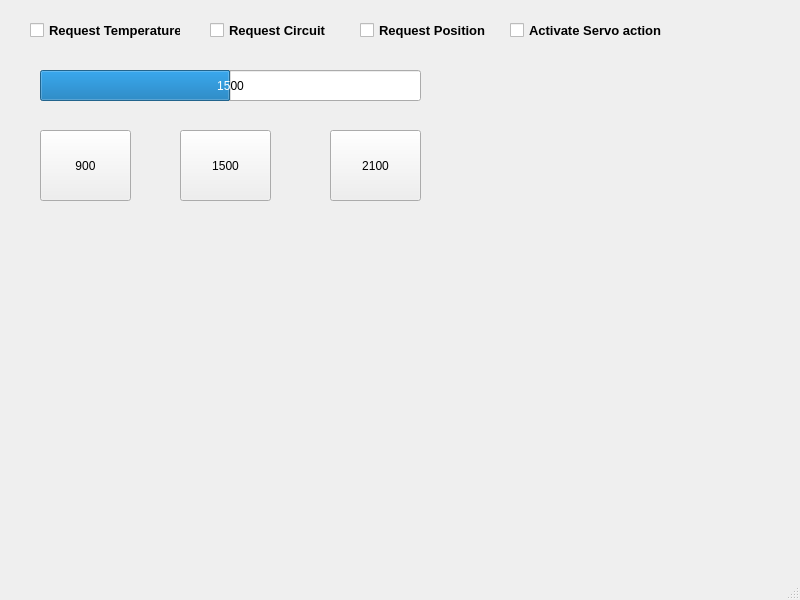
<?xml version="1.0" encoding="UTF-8"?>
<ui version="4.0">
 <class>MainWindow</class>
 <widget class="QMainWindow" name="MainWindow">
  <property name="geometry">
   <rect>
    <x>0</x>
    <y>0</y>
    <width>800</width>
    <height>600</height>
   </rect>
  </property>
  <property name="windowTitle">
   <string>MainWindow</string>
  </property>
  <widget class="QWidget" name="centralwidget">
   <widget class="QCheckBox" name="ckb_temp">
    <property name="geometry">
     <rect>
      <x>30</x>
      <y>20</y>
      <width>151</width>
      <height>21</height>
     </rect>
    </property>
    <property name="font">
     <font>
      <pointsize>10</pointsize>
      <bold>true</bold>
     </font>
    </property>
    <property name="text">
     <string>Request Temperature</string>
    </property>
   </widget>
   <widget class="QCheckBox" name="ckb_cir">
    <property name="geometry">
     <rect>
      <x>210</x>
      <y>20</y>
      <width>131</width>
      <height>21</height>
     </rect>
    </property>
    <property name="font">
     <font>
      <pointsize>10</pointsize>
      <bold>true</bold>
     </font>
    </property>
    <property name="text">
     <string>Request Circuit</string>
    </property>
   </widget>
   <widget class="QCheckBox" name="ckb_pos">
    <property name="geometry">
     <rect>
      <x>360</x>
      <y>20</y>
      <width>131</width>
      <height>21</height>
     </rect>
    </property>
    <property name="font">
     <font>
      <pointsize>10</pointsize>
      <bold>true</bold>
     </font>
    </property>
    <property name="text">
     <string>Request Position</string>
    </property>
   </widget>
   <widget class="QCheckBox" name="ckb_act">
    <property name="geometry">
     <rect>
      <x>510</x>
      <y>20</y>
      <width>161</width>
      <height>21</height>
     </rect>
    </property>
    <property name="font">
     <font>
      <pointsize>10</pointsize>
      <bold>true</bold>
     </font>
    </property>
    <property name="text">
     <string>Activate Servo action</string>
    </property>
   </widget>
   <widget class="QPushButton" name="btn_left">
    <property name="geometry">
     <rect>
      <x>40</x>
      <y>130</y>
      <width>91</width>
      <height>71</height>
     </rect>
    </property>
    <property name="text">
     <string>900</string>
    </property>
   </widget>
   <widget class="QPushButton" name="btn_mid">
    <property name="geometry">
     <rect>
      <x>180</x>
      <y>130</y>
      <width>91</width>
      <height>71</height>
     </rect>
    </property>
    <property name="text">
     <string>1500</string>
    </property>
   </widget>
   <widget class="QPushButton" name="btn_right">
    <property name="geometry">
     <rect>
      <x>330</x>
      <y>130</y>
      <width>91</width>
      <height>71</height>
     </rect>
    </property>
    <property name="text">
     <string>2100</string>
    </property>
   </widget>
   <widget class="QProgressBar" name="progressBar">
    <property name="geometry">
     <rect>
      <x>40</x>
      <y>70</y>
      <width>381</width>
      <height>31</height>
     </rect>
    </property>
    <property name="minimum">
     <number>900</number>
    </property>
    <property name="maximum">
     <number>2100</number>
    </property>
    <property name="value">
     <number>1500</number>
    </property>
    <property name="format">
     <string>%v</string>
    </property>
   </widget>
  </widget>
  <widget class="QMenuBar" name="menubar">
   <property name="geometry">
    <rect>
     <x>0</x>
     <y>0</y>
     <width>800</width>
     <height>20</height>
    </rect>
   </property>
  </widget>
  <widget class="QStatusBar" name="statusbar"/>
 </widget>
 <resources/>
 <connections/>
</ui>
